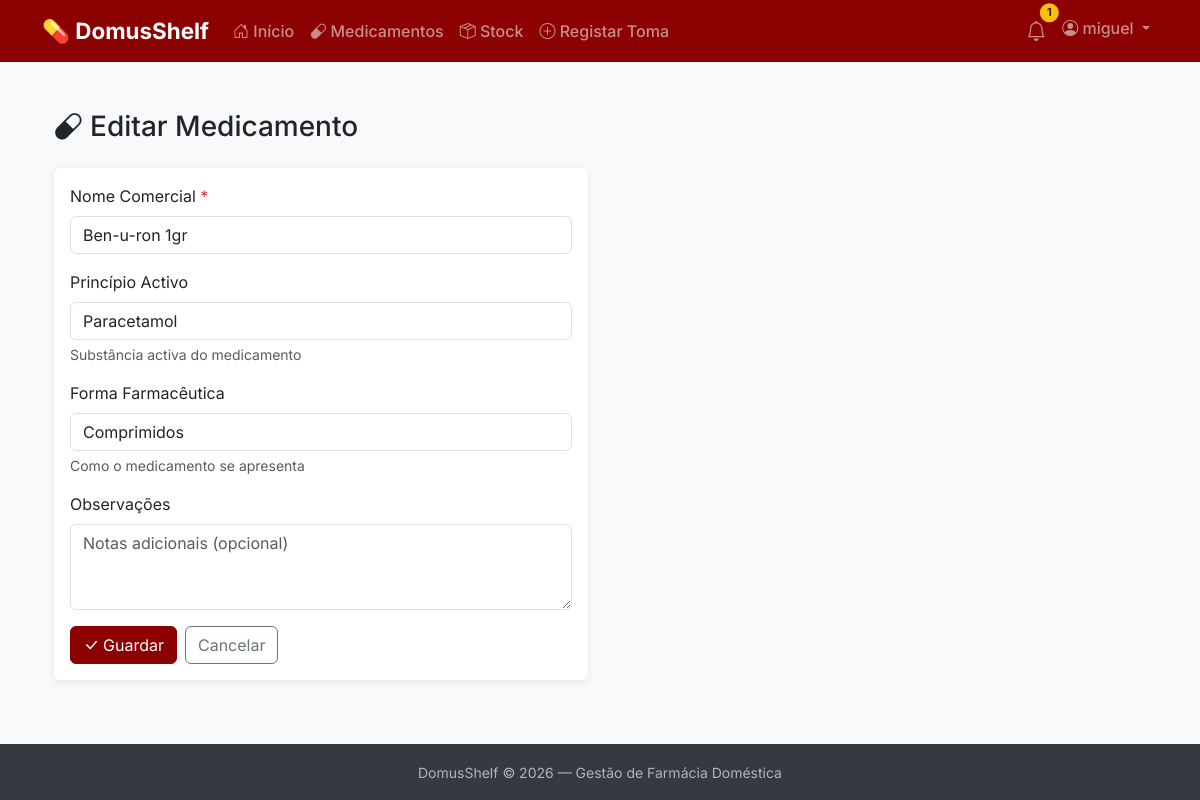
/medicamentos/1/editar/ (signed in), run on the app's committed database.
### pharmacy/models.py (models this page shows, shortened)
class Medicamento(models.Model):
    utilizador = models.ForeignKey(
        User,
        on_delete=models.CASCADE,
        related_name='medicamentos',
        verbose_name='Utilizador'
    )
    nome_comercial = models.CharField(
        max_length=200,
        verbose_name='Nome Comercial'
    )
    principio_activo = models.CharField(
        max_length=200,
        blank=True,
        verbose_name='Princípio Activo'
    )
    forma_farmaceutica = models.CharField(
        max_length=100,
        blank=True,
        verbose_name='Forma Farmacêutica'
    )
    observacoes = models.TextField(
        blank=True,
        verbose_name='Observações'
    )
    criado_em = models.DateTimeField(
        auto_now_add=True,
        verbose_name='Criado em'
    )
    class Meta:
        verbose_name = 'Medicamento'
        verbose_name_plural = 'Medicamentos'
        ordering = ['nome_comercial']

### pharmacy/views.py (the view)
# urls.py: path('<int:pk>/editar/', views.medicamento_editar, name='medicamento_editar'),
@login_required
def medicamento_editar(request, pk):
    medicamento = get_object_or_404(
        Medicamento,
        pk=pk,
        utilizador=request.user
    )
    if request.method == 'POST':
        form = MedicamentoForm(request.POST, instance=medicamento)
        if form.is_valid():
            form.save()  # Não precisamos de commit=False porque o utilizador já está definido
            return redirect('pharmacy:medicamento_lista')
    else:
        form = MedicamentoForm(instance=medicamento)
    context = {
        'form': form,
        'titulo': 'Editar Medicamento',
        'medicamento': medicamento,  # Útil para mostrar info extra no template
    }
    return render(request, 'pharmacy/medicamento_form.html', context)

### pharmacy/context_processors.py (called while the page is built)
def alertas_count(request):
    if not request.user.is_authenticated:
        return {'alertas_count': 0}
    hoje = date.today()
    try:
        prefs = Preferencias.objects.get(utilizador=request.user)
        dias_alerta = prefs.dias_alerta_antes
    except Preferencias.DoesNotExist:
        dias_alerta = 30  # Valor por defeito
    data_limite = hoje + timedelta(days=dias_alerta)
    count = Embalagem.objects.filter(
        medicamento__utilizador=request.user,
        quantidade_actual__gt=0,
        data_validade__lte=data_limite
    ).count()
    return {'alertas_count': count}

### pharmacy/templates/pharmacy/medicamento_form.html (shortened to what this page needs)
{% extends 'base.html' %}
{% block content %}
<div class="container py-4">
    <div class="mb-4">
        <h1 class="h3">
            <i class="bi bi-capsule me-2"></i>{{ titulo }}
        </h1>
    </div>
    <div class="row">
        <div class="col-lg-6">
            <div class="card">
                <div class="card-body">
                    <form method="post">
                        <div class="mb-3">
                            <label for="{{ form.nome_comercial.id_for_label }}" class="form-label">
                                {{ form.nome_comercial.label }}
                                <span class="text-danger">*</span>
                            </label>
                            {{ form.nome_comercial }}
                        </div>
                        <div class="mb-3">
                            <label for="{{ form.principio_activo.id_for_label }}" class="form-label">
                                {{ form.principio_activo.label }}
                            </label>
                            {{ form.principio_activo }}
                            {% if form.principio_activo.help_text %}
                                <div class="form-text">{{ form.principio_activo.help_text }}</div>
                            {% endif %}
                        </div>
                        <div class="mb-3">
                            <label for="{{ form.forma_farmaceutica.id_for_label }}" class="form-label">
                                {{ form.forma_farmaceutica.label }}
                            </label>
                            {{ form.forma_farmaceutica }}
                            {% if form.forma_farmaceutica.help_text %}
                                <div class="form-text">{{ form.forma_farmaceutica.help_text }}</div>
                            {% endif %}
                        </div>
                        <div class="mb-3">
                            <label for="{{ form.observacoes.id_for_label }}" class="form-label">
                                {{ form.observacoes.label }}
                            </label>
                            {{ form.observacoes }}
                        </div>
                        <div class="d-flex gap-2">
                            <button type="submit" class="btn btn-primary">
                                <i class="bi bi-check-lg me-1"></i>Guardar
                            </button>
                            <a href="{% url 'pharmacy:medicamento_lista' %}" class="btn btn-outline-secondary">
                                Cancelar
                            </a>
                        </div>
                    </form>
                </div>
            </div>
        </div>
    </div>
</div>
{% endblock %}

### templates/base.html (shortened to what this page needs)
<!DOCTYPE html>
<html lang="pt">
<head>
    <link href="https://cdn.jsdelivr.net/npm/bootstrap@5.3.2/dist/css/bootstrap.min.css" rel="stylesheet">
    <link href="https://cdn.jsdelivr.net/npm/bootstrap-icons@1.11.1/font/bootstrap-icons.css" rel="stylesheet">
</head>
<body>
    <nav class="navbar navbar-expand-lg navbar-dark">
        <div class="container">
            <a class="navbar-brand" href="/">
                💊 DomusShelf
            </a>
            <div class="collapse navbar-collapse" id="navbarNav">
                {% if user.is_authenticated %}
                <ul class="navbar-nav me-auto">
                    <li class="nav-item">
                        <a class="nav-link" href="/">
                            <i class="bi bi-house-door"></i> Início
                        </a>
                    </li>
                    <li class="nav-item">
                        <a class="nav-link" href="{% url 'pharmacy:medicamento_lista' %}">
                            <i class="bi bi-capsule"></i> Medicamentos
                        </a>
                    </li>
                    <li class="nav-item">
                        <a class="nav-link" href="{% url 'pharmacy:embalagem_lista' %}">
                            <i class="bi bi-box-seam"></i> Stock
                        </a>
                    </li>
                    <li class="nav-item">
                        <a class="nav-link" href="{% url 'pharmacy:consumo_criar' %}">
                            <i class="bi bi-plus-circle"></i> Registar Toma
                        </a>
                    </li>
                </ul>
                <ul class="navbar-nav">
                    <li class="nav-item">
                        <a class="nav-link position-relative" href="{% url 'pharmacy:alertas_lista' %}">
                            <i class="bi bi-bell fs-5"></i>
                            {% if alertas_count and alertas_count > 0 %}
                            <span class="badge rounded-pill bg-warning text-dark alert-badge">
                                {{ alertas_count }}
                            </span>
                            {% endif %}
                        </a>
                    </li>
                    <li class="nav-item dropdown">
                        <a class="nav-link dropdown-toggle" href="#" role="button" data-bs-toggle="dropdown">
                            <i class="bi bi-person-circle"></i> {{ user.username }}
                        </a>
                    </li>
                </ul>
                {% endif %}
            </div>
        </div>
    </nav>
    <main>
        <div class="container">
            {% block content %}{% endblock %}
        </div>
    </main>
    <footer>
        <div class="container text-center">
            <small>DomusShelf &copy; 2026 — Gestão de Farmácia Doméstica</small>
        </div>
    </footer>
</body>
</html>

### templates/base.html (style rules this page uses)
body { font-family: 'Inter', sans-serif; background-color: #f8f9fa; min-height: 100vh; display: flex; flex-direction: column; }
.navbar { background-color: #8B0000 !important; }
.navbar-brand { font-weight: 700; font-size: 1.4rem; }
.nav-link { font-weight: 500; }
.alert-badge { position: absolute; top: 0; right: 0; transform: translate(25%, -25%); font-size: 0.7rem; }
main { flex: 1; padding: 1.5rem 0; }
.btn-primary { background-color: #8B0000; border-color: #8B0000; }
.card { border: none; box-shadow: 0 2px 8px rgba(0,0,0,0.08); }
footer { background-color: #343a40; color: #adb5bd; padding: 1rem 0; margin-top: auto; }

### data on the page
Medicamento: nome_comercial "Ben-u-ron 1gr", principio_activo "Paracetamol", forma_farmaceutica "Comprimidos"

### other printed values
{{ alertas_count }} "1"
{{ user.username }} "miguel"
{{ titulo }} "Editar Medicamento"
